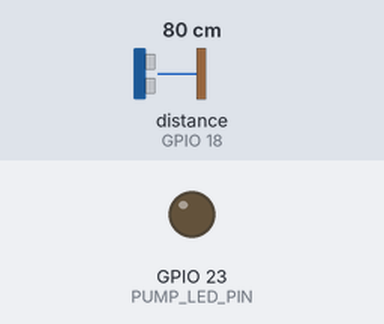
Recording of a sketch running on a simulated ESP32. On the bench: output pins drawn as LEDs (lit = HIGH). Wiring (inferred from the names in the program): ultrasonic range finder: trigger GPIO 5; echo GPIO 18. The inputs (shaded band) are chosen by the test bench; at power-on: distance to the obstacle (sensor on GPIO 18) 80 cm. The echo pulse lasts 58.3 µs per cm; pins used as bus, display or sensor lines are not drawn; what the sketch prints to the serial monitor is not drawn.

Above: at 1.3 s.
1.4 s: distance to the obstacle (sensor on GPIO 18) set to 2 cm
At 2.7 s:
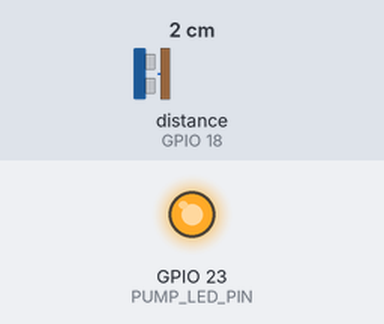
4.4 s: distance to the obstacle (sensor on GPIO 18) set to 9 cm
7.4 s: distance to the obstacle (sensor on GPIO 18) set to 12 cm
9.0 s: distance to the obstacle (sensor on GPIO 18) set to 4 cm
At 12.3 s:
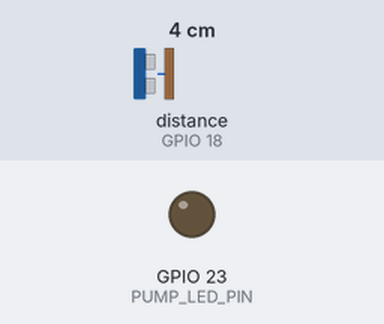
Timing chart, 0 to 13.0 s (numbered marks = the images above; inputs shaded):
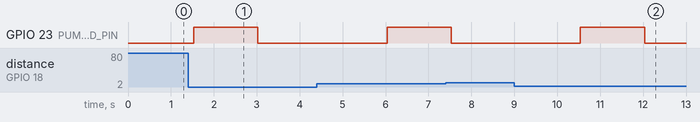

The sketch:

sketch.ino
```cpp
/**
 * @file sketch.ino
 * @brief Contactless Touchless Automatic Sanitizer Dispenser Node
 * @domain Internet of Things (IoT) - CODTECH Internship Task 4
 * * Hardware Target: ESP32 (Simulated via Wokwi)
 * Peripherals: HC-SR04 Ultrasonic Sensor, Relay/Pump Indicator LED
 */

// --- Hardware Pin Configurations ---
const int TRIGER_PIN = 5;      // GPIO 5 mapped to HC-SR04 Trigger line
const int ECHO_PIN   = 18;     // GPIO 18 mapped to HC-SR04 Echo pulse line
const int PUMP_LED_PIN = 23;   // GPIO 23 acting as Dispenser Pump Relay output

// --- Operation Parameters ---
const int ACTIVATION_DISTANCE_CM = 10; // Trigger dispenser if a hand is within 10cm
const unsigned long DISPENSE_DURATION = 1500; // Dispense fluid for 1.5 seconds

void setup() {
  // Initialize communication for system log telemetry
  Serial.begin(115200);

  // Configure signaling hardware paths
  pinMode(TRIGER_PIN, OUTPUT);
  pinMode(ECHO_PIN, INPUT);
  pinMode(PUMP_LED_PIN, OUTPUT);

  // Enforce locked baseline off safety state at system boot
  digitalWrite(PUMP_LED_PIN, LOW);
  digitalWrite(TRIGER_PIN, LOW);

  Serial.println(F("============================================="));
  Serial.println(F(" SYSTEM STATUS: TOUCHLESS DISPENSER ACTIVE   "));
  Serial.println(F("============================================="));
}

void loop() {
  // 1. Clear Trigger Line Pin
  digitalWrite(TRIGER_PIN, LOW);
  delayMicroseconds(2);

  // 2. Transmit 10-Microsecond Sonic Burst Burst
  digitalWrite(TRIGER_PIN, HIGH);
  delayMicroseconds(10);
  digitalWrite(TRIGER_PIN, LOW);

  // 3. Measure High Signal Echo Echo Pulse Duration
  long pulseDuration = pulseIn(ECHO_PIN, HIGH);

  // 4. Calculate Distance Object Metric (Speed of sound = 0.0343 cm/us)
  int measuredDistanceCm = pulseDuration * 0.0343 / 2;

  // Suppress erroneous out-of-bounds echo pulses
  if (measuredDistanceCm <= 0) measuredDistanceCm = 999;

  Serial.print(F("[PROXIMITY] Target Object Proximity: "));
  Serial.print(measuredDistanceCm);
  Serial.println(F(" cm"));

  // 5. Automation Interlocking Loop State Engine
  if (measuredDistanceCm <= ACTIVATION_DISTANCE_CM) {
    Serial.println(F("🧼 [DISPENSING] Hand Detected! Initiating Automated Sanitization Cycle..."));

    // Fire the dispenser pump load
    digitalWrite(PUMP_LED_PIN, HIGH);
    delay(DISPENSE_DURATION);
    digitalWrite(PUMP_LED_PIN, LOW);

    Serial.println(F("[SUCCESS] Dispense loop complete. Entering safety cool-down phase..."));
    delay(3000); // 3-second delay prevents continuous flooding loops
  } else {
    digitalWrite(PUMP_LED_PIN, LOW);
    delay(500); // Nominal stabilization synchronization delay
  }
}
```

Measured:
- after the input at 1.4 s, GPIO 23 (PUMP_LED_PIN): LOW → HIGH after 0.13 s, → LOW 1.5 s later
- after the input at 9.0 s, GPIO 23 (PUMP_LED_PIN): LOW → HIGH after 1.5 s, → LOW 1.5 s later
